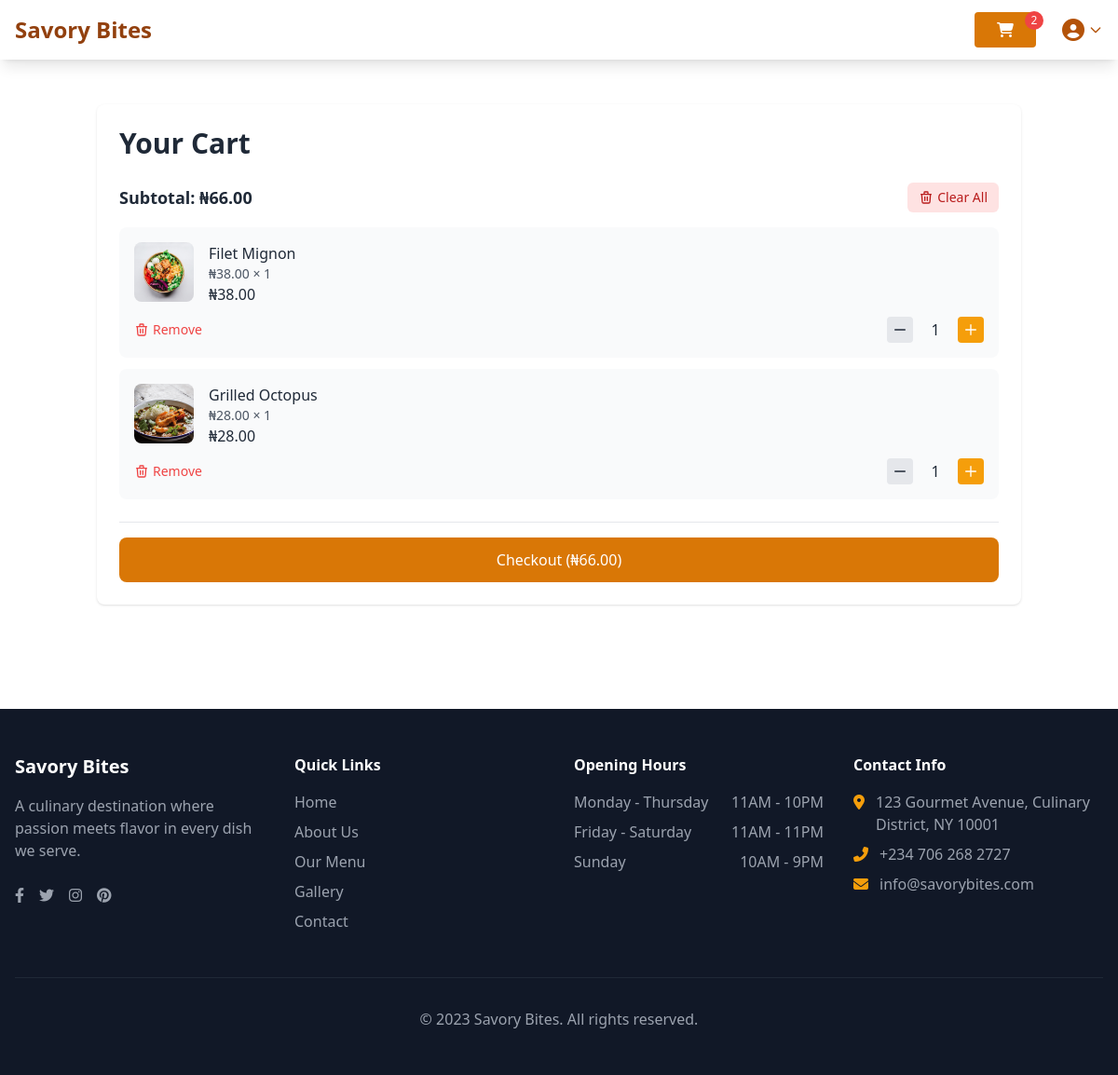
The app's page /cart/ (signed in), older data.
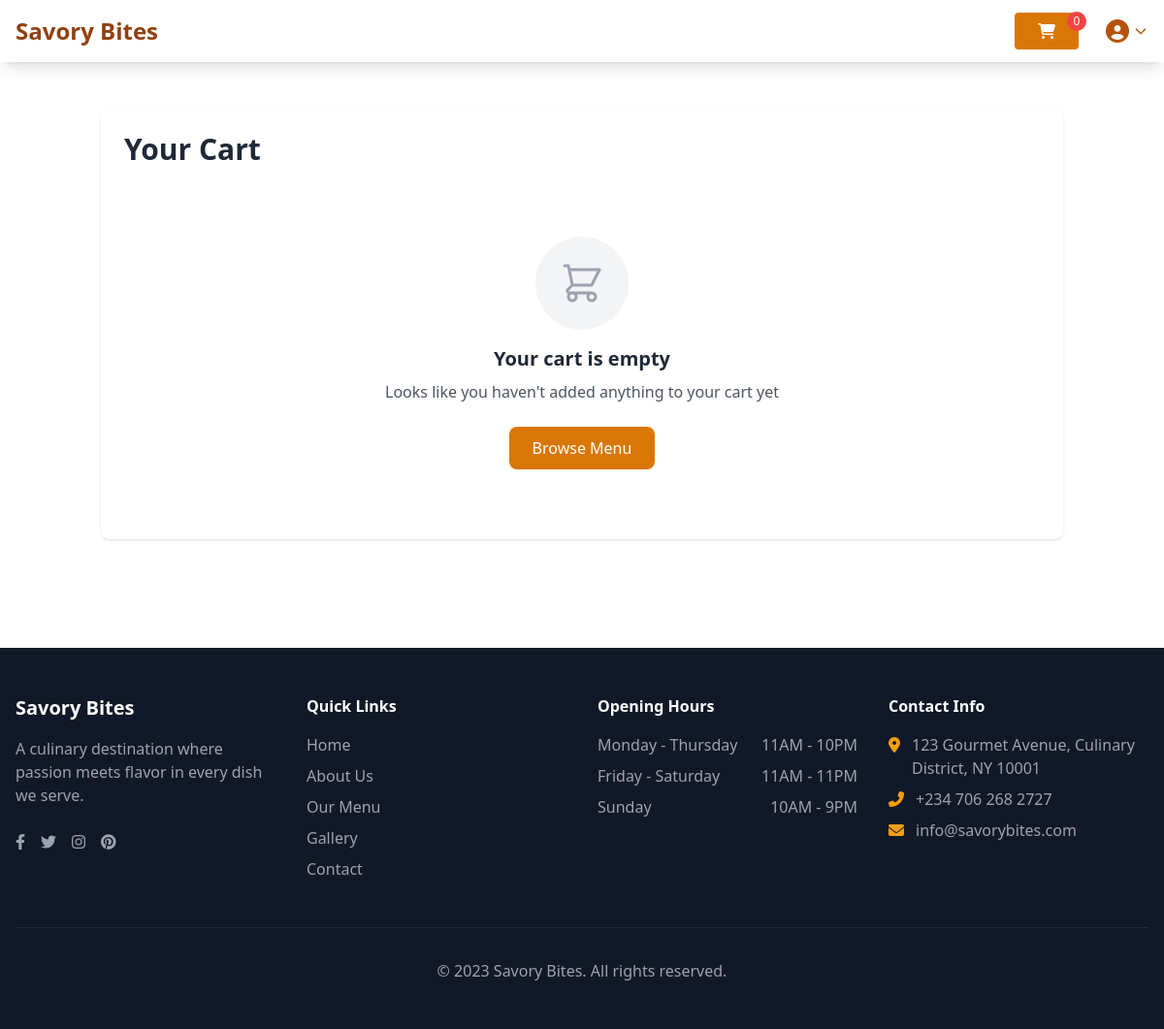
The same page, newer data.
### savorybites/models.py (models this page shows, shortened)
class CartItem(models.Model):
    user = models.ForeignKey(User, on_delete=models.CASCADE, null=True, blank=True)
    session_key = models.CharField(max_length=40, null=True, blank=True)
    menu_item = models.ForeignKey(Menu, on_delete=models.CASCADE)
    quantity = models.PositiveIntegerField(default=1)
    subtotal = models.DecimalField(max_digits=10, decimal_places=2, default=0)
    created_at = models.DateTimeField(auto_now_add=True)
    @property
    def subtotal(self):
        return self.menu_item.price * self.quantity
    @subtotal.setter
    def subtotal(self, value):
        self._subtotal = value
        return f"{self.quantity}x {self.menu_item.name}"
    class Meta:
        verbose_name_plural = "Cart Items"

class Menu(models.Model):
    class CategoryChoices(models.TextChoices):
        STARTER = 'ST', 'Starter'
        MAIN_COURSE = 'MC', 'Main Course'
        DESSERT = 'DE', 'Dessert'
        DRINKS = 'DR', 'Drinks'
        SNACKS = 'SN', 'Snacks'
    name = models.CharField(max_length=100)
    description = models.TextField()
    price = models.DecimalField(max_digits=10, decimal_places=2)
    image = models.ImageField(upload_to='menu_images/')
    category = models.CharField(max_length=50, choices=CategoryChoices.choices, default=CategoryChoices.MAIN_COURSE)
    is_available = models.BooleanField(default=True)
    class Meta:
         verbose_name_plural = "Menu"

### savorybites/views.py (the view)
# urls.py: path('cart/', views.view_cart, name='view_cart'),
def view_cart(request):
    if request.user.is_authenticated:
        cart_items = CartItem.objects.filter(user=request.user).select_related('menu_item')
    else:
        session_key = request.session.session_key
        if not session_key:
            request.session.create()
            session_key = request.session.session_key
        cart_items = CartItem.objects.filter(session_key=session_key, user__isnull=True).select_related('menu_item')
    cart_count = cart_items.count()
    total = sum(item.menu_item.price * item.quantity for item in cart_items)
    context = {
        'cart_items': cart_items,
        'total': total,
        'cart_count': cart_count,
    }
    return render(request, 'utilities/cart.html', context)

### savorybites/templates/utilities/cart.html (shortened to what the changed rows need)
{% extends 'layout.html' %}
{% block content %}
<div class="max-w-5xl mx-auto px-4 py-8">
    <div class="bg-white rounded-lg shadow p-6">
        <h1 class="text-3xl font-bold mb-6">Your Cart</h1>
        <div id="cart-container">
            {% if cart_items %}
            <div id="cart-content">
                <div class="flex justify-between items-center mb-4">
                    <div class="text-lg font-semibold">
                        Subtotal: <span id="cart-subtotal">₦{{ total }}</span>
                    </div>
                    <button id="clear-cart-btn" class="bg-red-100 hover:bg-red-200 text-red-700 px-3 py-1.5 rounded-md text-sm flex items-center gap-1 transition-colors">
                        <svg class="w-4 h-4" fill="none" stroke="currentColor" viewBox="0 0 24 24">
                            <path stroke-linecap="round" stroke-linejoin="round" stroke-width="2" d="M19 7l-.867 12.142A2 2 0 0116.138 21H7.862a2 2 0 01-1.995-1.858L5 7m5 4v6m4-6v6m1-10V4a1 1 0 00-1-1h-4a1 1 0 00-1 1v3M4 7h16"/>
                        </svg>
                        Clear All
                    </button>
                </div>
                <div id="cart-items" class="space-y-3">
                    {% for item in cart_items %}
                    <div class="cart-item bg-gray-50 p-4 rounded-lg" data-item-id="{{ item.id }}">
                        <div class="flex gap-4 mb-3">
                            <img src="{{ item.menu_item.image.url }}" alt="{{ item.menu_item.name }}" class="w-16 h-16 object-cover rounded-lg flex-shrink-0">
                            <div class="flex-grow">
                                <h3 class="font-medium">{{ item.menu_item.name }}</h3>
                                <div class="text-sm text-gray-600">
                                    ₦{{ item.menu_item.price }} × <span class="item-quantity">{{ item.quantity }}</span>
                                </div>
                                <div class="font-medium item-subtotal">₦{{ item.subtotal }}</div>
                            </div>
                        </div>
                        <div class="flex justify-between items-center">
                            <button class="remove-item text-red-500 hover:text-red-700 text-sm flex items-center gap-1 transition-colors">
                                <svg class="w-4 h-4" fill="none" stroke="currentColor" viewBox="0 0 24 24">
                                    <path stroke-linecap="round" stroke-linejoin="round" stroke-width="2" d="M19 7l-.867 12.142A2 2 0 0116.138 21H7.862a2 2 0 01-1.995-1.858L5 7m5 4v6m4-6v6m1-10V4a1 1 0 00-1-1h-4a1 1 0 00-1 1v3M4 7h16"/>
                                </svg>
                                Remove
                            </button>
                            <div class="flex items-center gap-1">
                                <button class="quantity-btn decrease w-7 h-7 flex items-center justify-center bg-gray-200 hover:bg-gray-300 rounded transition-colors">
                                    <svg class="w-4 h-4" fill="none" stroke="currentColor" viewBox="0 0 24 24">
                                        <path stroke-linecap="round" stroke-linejoin="round" stroke-width="2" d="M20 12H4"/>
                                    </svg>
                                </button>
                                <span class="quantity-display px-2 w-10 text-center">{{ item.quantity }}</span>
                                <button class="quantity-btn increase w-7 h-7 flex items-center justify-center bg-amber-500 hover:bg-amber-600 text-white rounded transition-colors">
                                    <svg class="w-4 h-4" fill="none" stroke="currentColor" viewBox="0 0 24 24">
                                        <path stroke-linecap="round" stroke-linejoin="round" stroke-width="2" d="M12 4v16m8-8H4"/>
                                    </svg>
                                </button>
                            </div>
                        </div>
                    </div>
                    {% endfor %}
                </div>
                <div class="mt-6 pt-4 border-t">
                    <button id="checkoutButton" class="w-full bg-amber-600 hover:bg-amber-700 text-white py-3 rounded-lg font-medium transition-colors">
                        Checkout (₦<span id="checkout-total">{{ total }}</span>)
                    </button>
                </div>
            </div>
            {% else %}
            <div id="empty-cart" class="text-center py-12">
                <div class="mx-auto w-24 h-24 bg-gray-100 rounded-full flex items-center justify-center mb-4">
                </div>
                <h2 class="text-xl font-bold mb-2">Your cart is empty</h2>
                <p class="text-gray-600 mb-6">Looks like you haven't added anything to your cart yet</p>
                <a href="{% url 'menu' %}" class="inline-block bg-amber-600 hover:bg-amber-700 text-white px-6 py-2.5 rounded-lg transition-colors">
                    Browse Menu
                </a>
            </div>
            {% endif %}
        </div>
    </div>
</div>
{% endblock %}

Row changes from the older to the newer data that the page shows:
no longer on this page (row edited): CartItem: menu_item.image (picture), menu_item.name "Filet Mignon", menu_item.price "38.00", quantity "1", subtotal "38.00"
no longer on this page (row edited): CartItem: menu_item.image (picture), menu_item.name "Grilled Octopus", menu_item.price "28.00", quantity "1", subtotal "28.00"
Text that changed along with them:
{{ cart_count }}: "2" → "0"
{{ total }}: "66.00" → (not shown)
text no longer shown: "Subtotal: ₦ Clear All Checkout (₦ )"
text now shown: "Your cart is empty Looks like you haven't added anything to your cart yet Browse Menu"
